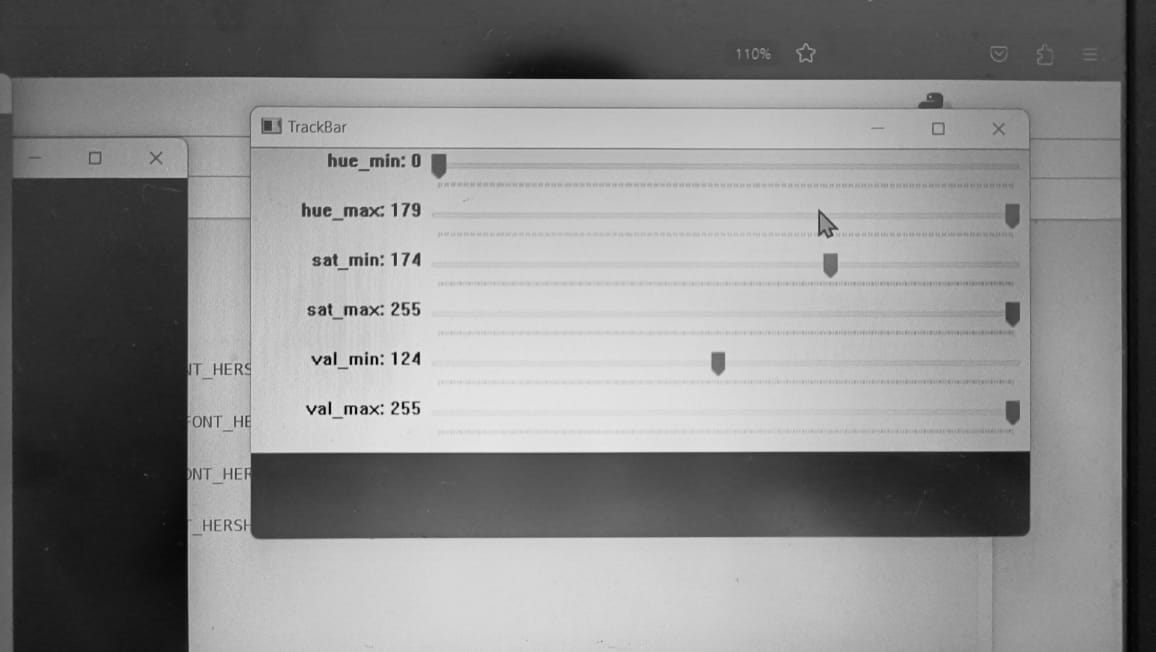
#> input picture Set_the_trackBar.jpeg, 1156 x 652 px, given in place of the camera
$ jupyter execute shape.ipynb
#> lines starting #> are read from the running program, lines starting #| are printed output that depends on the picture; after the words box and inside, x2 and y2 are one past the last pixel; in counts of white or black regions, pixels touching at a corner belong together
[cell 1]
import cv2
import numpy as np
def empty(img):
    pass
video=cv2.VideoCapture(0)
cv2.namedWindow("TrackBar")
cv2.resizeWindow("TrackBar",600,300)
cv2.createTrackbar("hue_min","TrackBar",0,179,empty)
cv2.createTrackbar("hue_max","TrackBar",179,179,empty)
cv2.createTrackbar("sat_min","TrackBar",0,255,empty)
cv2.createTrackbar("sat_max","TrackBar",255,255,empty)
cv2.createTrackbar("val_min","TrackBar",0,255,empty)
cv2.createTrackbar("val_max","TrackBar",255,255,empty)
while True:
    ret,img=video.read()
#> img is the input picture: shape (652, 1156, 3); min 0, max 244, mean 136.8
    hsv=cv2.cvtColor(img,cv2.COLOR_BGR2HSV)
#> hsv: shape (652, 1156, 3); mean H, S, V 0, 0, 136.8
    hue_min=cv2.getTrackbarPos("hue_min","TrackBar")
    hue_max=cv2.getTrackbarPos("hue_max","TrackBar")
    sat_min=cv2.getTrackbarPos("sat_min","TrackBar")
    sat_max=cv2.getTrackbarPos("sat_max","TrackBar")
    val_min=cv2.getTrackbarPos("val_min","TrackBar")
    val_max=cv2.getTrackbarPos("val_max","TrackBar")
    lower=np.array([hue_min,sat_min,val_min])
    upper=np.array([hue_max,sat_max,val_max])
    masked=cv2.inRange(hsv,lower,upper)
#> masked: shape (652, 1156); every value is 255
    cnts,hei=cv2.findContours(masked,cv2.RETR_EXTERNAL,cv2.CHAIN_APPROX_NONE)
#> cnts = 1 contour; box (x1, y1, x2, y2) and area: (0, 0, 1156, 652) 751905; hei = [[-1, -1, -1, -1]]
    for c in cnts:
        area=cv2.contourArea(c)
        if area>300:
            peri=cv2.arcLength(c,True)
            approx=cv2.approxPolyDP(c,0.02*peri,True)
            x,y,w,h=cv2.boundingRect(c)
            cv2.rectangle(img,(x,y),(x+w,y+h),(0,255,0),2)
            cv2.putText(img,"Points:"+str(len(approx)),(x+w+20,y+h+20),cv2.FONT_HERSHEY_COMPLEX,0.7,(0,255,0),2)
        if len(approx)==4:
            cv2.putText(img,"Rectangle"+str(len(approx)),(x+w+20,y+h+45),cv2.FONT_HERSHEY_COMPLEX,0.7,(0,255,255),2)
        elif len(approx)==3:
            cv2.putText(img,"Triangle"+str(len(approx)),(x+w+20,y+h+45),cv2.FONT_HERSHEY_COMPLEX,0.7,(255,255,0),2)
        else:
            cv2.putText(img,"Circle"+str(len(approx)),(x+w+20,y+h+45),cv2.FONT_HERSHEY_COMPLEX,0.7,(255,255,255),2)
#> this loop made 1 pass
#> (area, peri, approx, x, y, w, h) on pass 1: (751905, 3612, [[0, 0], [0, 651], [1155, 651], [1155, 0]], 0, 0, 1156, 652)
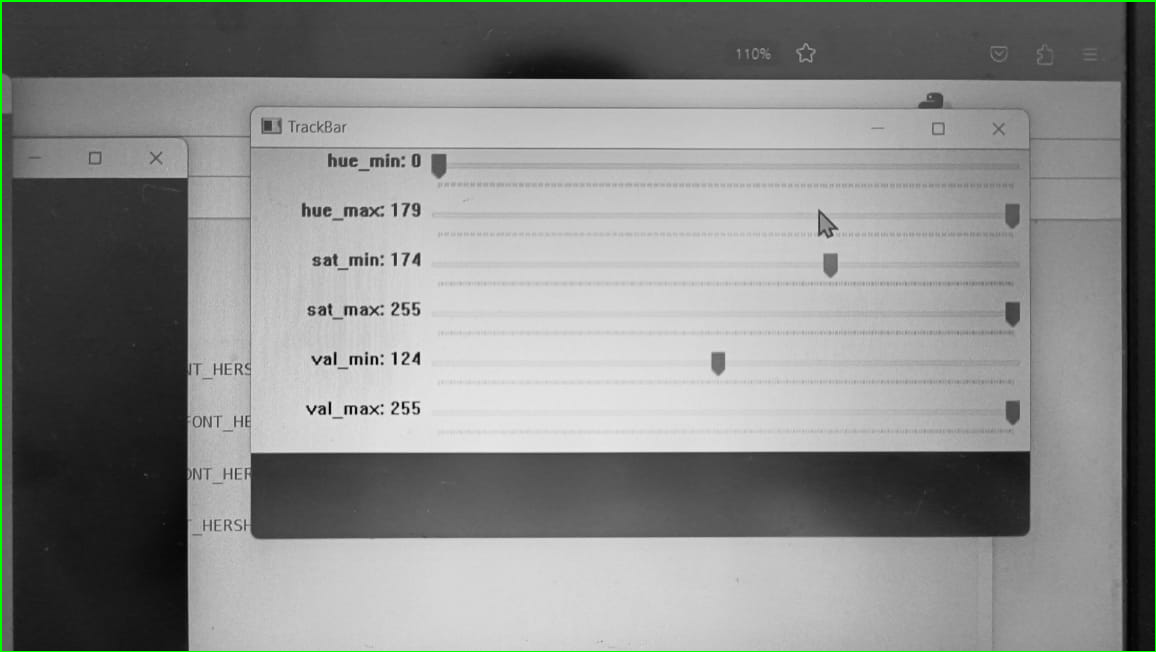
#> img: shape (652, 1156, 3); 0.72% of pixels changed, all inside (x1, y1, x2, y2) = (0, 0, 1156, 652)
    cv2.imshow("Frame",img)
    cv2.imshow("HSV",hsv)
    cv2.imshow("Mask",masked)
    k=cv2.waitKey(1)
#> (key q is pressed here)
    if k==ord('q'):
        break
video.release()
cv2.destroyAllWindows()
